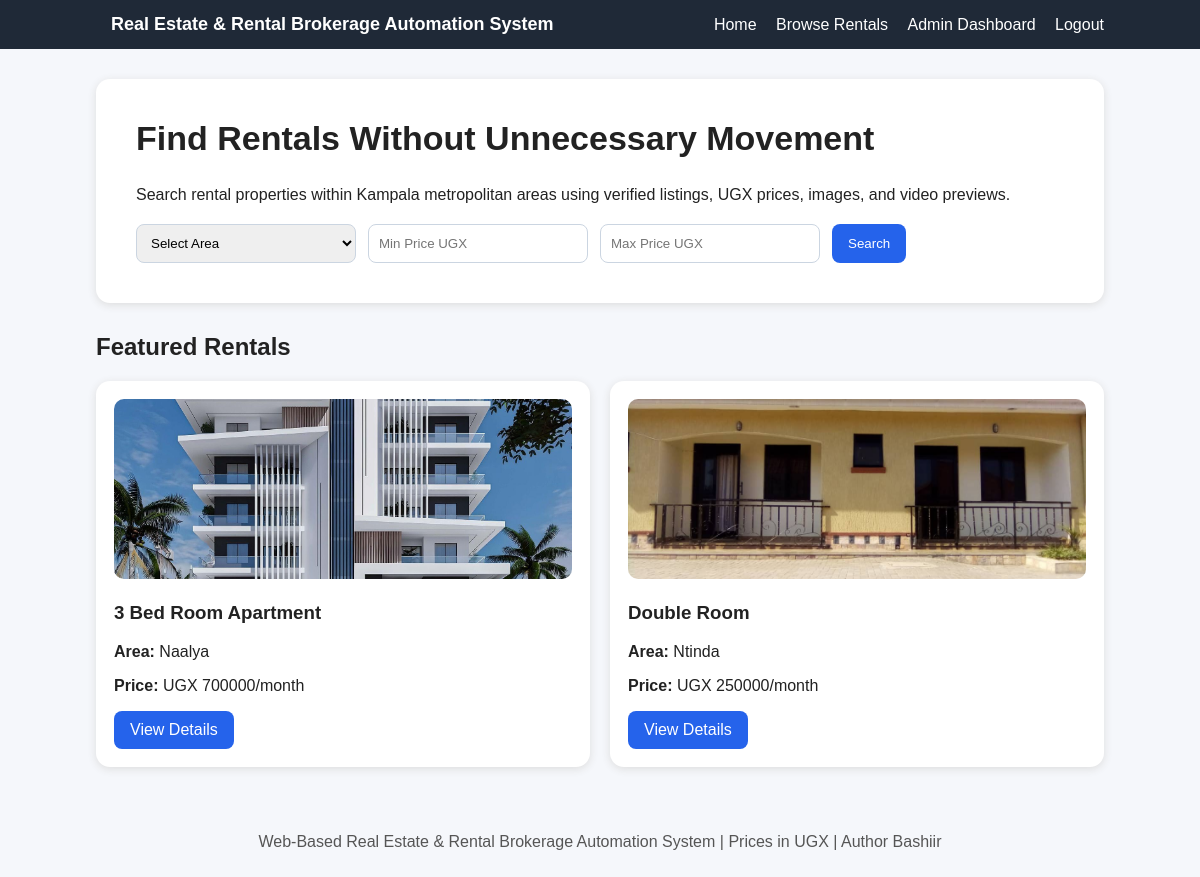
The app's page / (signed in) with its own data.
### brokerage/models.py (models this page shows, shortened)
class Property(models.Model):
    landlord=models.ForeignKey(User,on_delete=models.CASCADE,related_name='properties')
    title=models.CharField(max_length=200)
    description=models.TextField()
    area=models.CharField(max_length=50,choices=KAMPALA_AREAS)
    price=models.PositiveIntegerField()
    total_units = models.PositiveIntegerField(default=1)
    booked_units = models.PositiveIntegerField(default=0)
    access_road_description=models.TextField()
    facilities=models.TextField(blank=True)
    image=models.ImageField(upload_to='property_images/',blank=True,null=True)
    video=models.FileField(upload_to='property_videos/',blank=True,null=True)
    status=models.CharField(max_length=20,choices=PROPERTY_STATUS,default='Pending')
    admin_comment=models.TextField(blank=True)
    created_at=models.DateTimeField(auto_now_add=True)
    class Meta: ordering=['-created_at']

### brokerage/views.py (the view)
# urls.py: path('',views.home,name='home'),
def home(request):
    featured=Property.objects.filter(status='Approved')[:6]
    return render(request,'home.html',{'featured':featured,'areas':KAMPALA_AREAS})

### templates/home.html
{% extends 'base.html' %}{% block content %}
<section class="hero">
<h1>Find Rentals Without Unnecessary Movement</h1>
<p>Search rental properties within Kampala metropolitan areas using verified listings, UGX prices, images, and video previews.</p>
<form method="get" action="/properties/" class="search-box">
<select name="area"><option value="">Select Area</option>{% for value,label in areas %}<option value="{{ value }}">{{ label }}</option>{% endfor %}</select>
<input type="number" name="min_price" placeholder="Min Price UGX">
<input type="number" name="max_price" placeholder="Max Price UGX">
<button type="submit">Search</button>
</form>
</section>
<h2>Featured Rentals</h2>
<div class="grid">
{% for property in featured %}
<div class="card">{% if property.image %}<img src="{{ property.image.url }}">{% else %}<div class="placeholder">No Image</div>{% endif %}
<h3>{{ property.title }}</h3><p><b>Area:</b> {{ property.area }}</p><p><b>Price:</b> UGX {{ property.price }}/month</p>
<a class="btn" href="/properties/{{ property.id }}/">View Details</a></div>
{% empty %}<p>No approved properties yet.</p>{% endfor %}
</div>{% endblock %}

### static/css/style.css (style rules this page uses)
* { box-sizing:border-box }
body { margin:0;font-family:Arial,sans-serif;background:#f5f7fb;color:#222 }
.hero { background:white;padding:40px;border-radius:14px;box-shadow:0 2px 8px #ddd;margin-bottom:30px }
.hero h1 { margin-top:0;font-size:34px }
.search-box,.filter-box { display:flex;gap:12px;flex-wrap:wrap;margin-top:20px }
input,select,textarea { width:100%;padding:10px;border:1px solid #cbd5e1;border-radius:8px }
.search-box input,.search-box select,.filter-box input,.filter-box select { width:220px }
button,.btn { background:#2563eb;color:white;border:none;padding:10px 16px;border-radius:8px;text-decoration:none;display:inline-block;cursor:pointer }
.grid { display:grid;grid-template-columns:repeat(auto-fit,minmax(260px,1fr));gap:20px }
.card,.form-card { background:white;border-radius:14px;padding:18px;box-shadow:0 2px 8px #ddd }
.card img { width:100%;height:180px;object-fit:cover;border-radius:10px }

### records on screen
Property: image (picture), title "3 Bed Room Apartment", area "Naalya", price "700000"
Property: image (picture), title "Double Room", area "Ntinda", price "250000"
